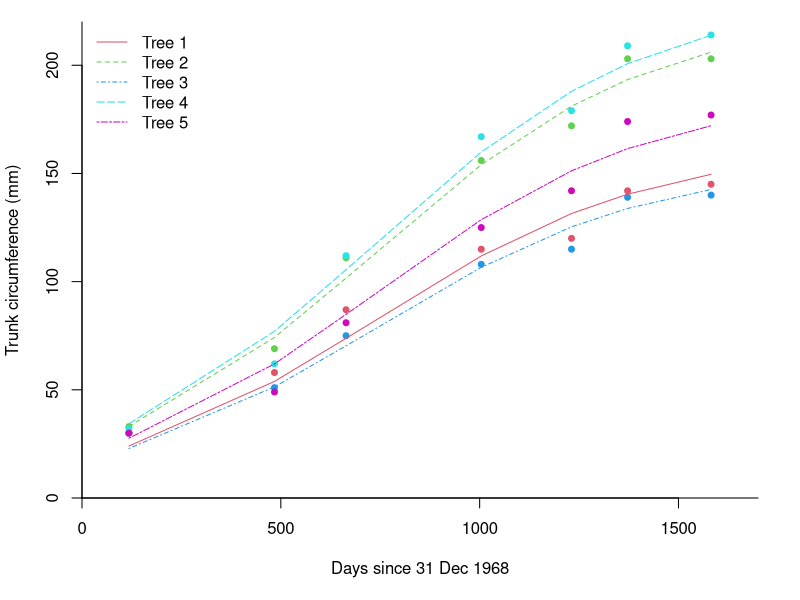
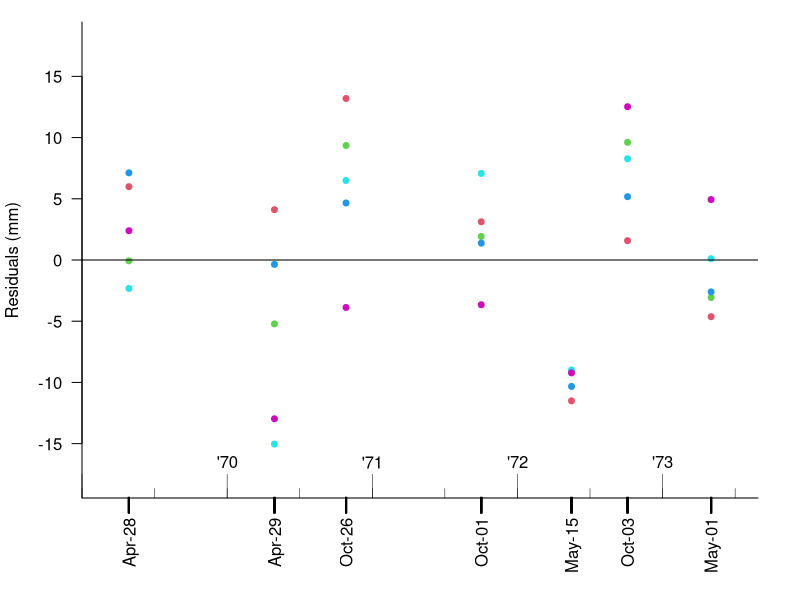
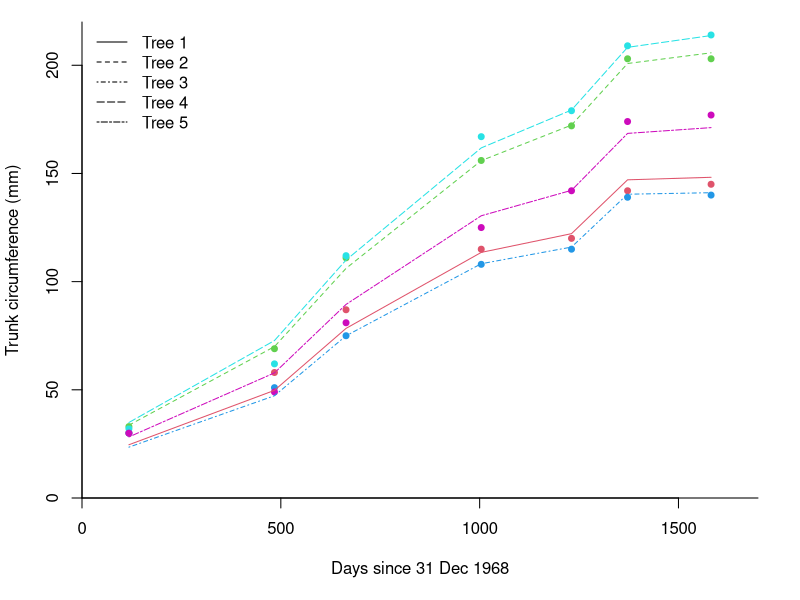
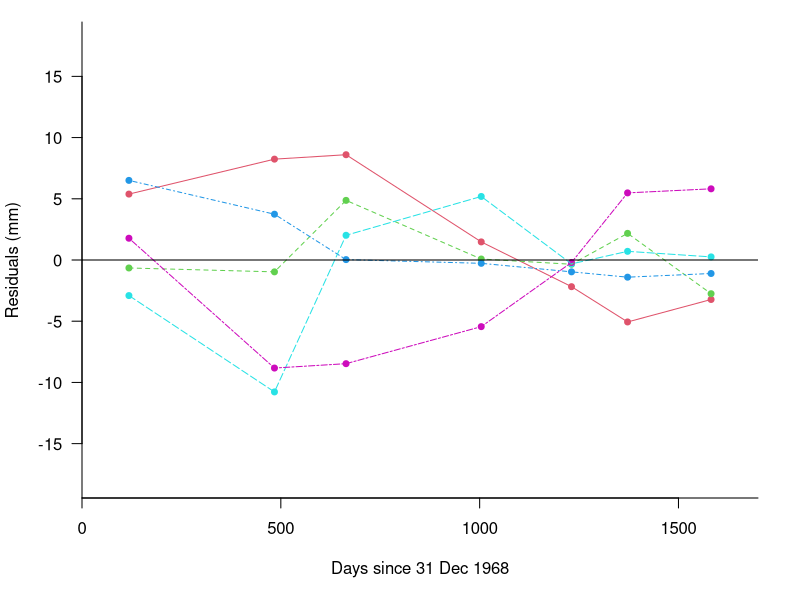
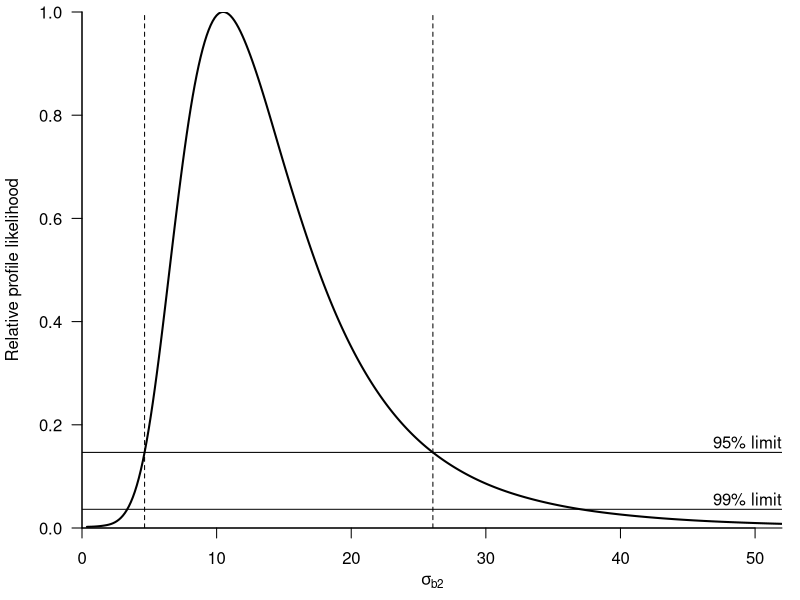
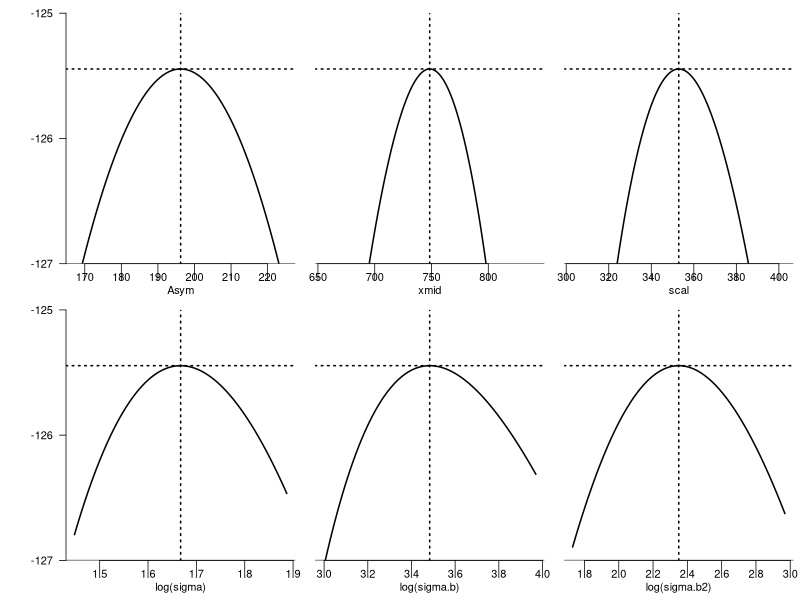

The R source for these figures, in order: (Note: a time limit stopped this script after it produced the figures.)
###################################################
### chunk number 1: Initialize
###################################################
library(numDeriv)
library(nlme)
Orange$dates <- as.Date(Orange$age,origin="1968-12-31")
Orange$season <- rep(c(-1,-1,1,1,-1,1,-1),5)/2
attach(Orange)
options(continue=" ")


###################################################
### chunk number 2: Orange-tree-data
###################################################
Orange


###################################################
### chunk number 3: Model-3
###################################################
f <- function(beta, b) {
     (beta["Asym"] + rep(b[1:5], each = 7))/
     (1 + exp((beta["xmid"] - age)/beta["scal"])) }
h <- function(b, beta, sigma, sigma.b) { 
     -sum(dnorm(x = circumference, mean = f(beta, b), 
                sd = sigma, log = TRUE)) - 
     sum(dnorm(x = b[1:5], sd = sigma.b, log = TRUE)) }
l.LA <- function(theta) {
     beta <- theta[1:3]
     sigma <- exp(theta[4])
     sigma.b <- exp(theta[5])
     est <- nlminb(start = rep(0,5), objective = h, beta = beta, 
                   sigma = sigma, sigma.b = sigma.b)
     b <- est$par
     h.b <- est$objective
     Jac.f <- jacobian(func = f, x = b, beta = beta)
     D <- crossprod(Jac.f)/sigma^2 + diag(1/sigma.b^2, 5)
     h.b + 1/2 * log(det(D/(2 * pi))) }


###################################################
### chunk number 4: Model-3-estimation
###################################################
theta0 <- c(Asym=170,xmid=700,scal=400,sigma=log(10),sigma.b=log(30))
nfit <- nlminb(theta0,l.LA)
hess1 <- hessian(l.LA,nfit$par)


###################################################
### chunk number 5: Model-3-mle
###################################################
nfit$objective
rbind(nfit$par,round(sqrt(diag(solve(hess1))),2))
rownames(hess1) <- colnames(hess1) <- names(theta0)
round(cov2cor(solve(hess1)),2)


###################################################
### chunk number 6: Model-3-fit
###################################################
ltyt=c(1,2,4,5,6,7)
bhat <- nlminb(rep(0,5),h,beta=nfit$par[1:3],
               sigma=exp(nfit$par[4]), sigma.b = exp(nfit$par[5]))$par
fit.values <- f(nfit$par[1:3],bhat)
par(mar=c(5,4,1,2)+.1)
plot.new()
plot.window(xlim=c(0,1700),ylim=c(0,220),yaxs="i",xaxs="i")
for(i in 1:5)
  points(age[1:7+(i-1)*7],Orange$circumference[1:7+(i-1)*7],pch=19,cex=.8,col=1+i)
for(i in 1:5)
  lines(age[1:7+(i-1)*7],fit.values[1:7+(i-1)*7],lty=ltyt[i],col=1+i)
box(bty="l"); axis(1); axis(2)
title(xlab='Days since 31 Dec 1968',ylab='Trunk circumference (mm)')
legend('topleft',legend=paste('Tree',1:5),lty=ltyt,bty="n",,col=1+1:5)


###################################################
### chunk number 7: Model-3-residuals
###################################################
fit.res <- circumference-fit.values
par(mar=c(5,4,1,2)+.1)
plot.new()
plot.window(xlim=c(0,1700),ylim=c(-18,18),xaxs="i")
points(age,fit.res,pch=19,cex=.8,col=rep(1+1:5,each=7))
title(xlab='',ylab='Residuals (mm)')
box(bty="l"); axis(2,las=2)
axis(1,age,paste(months(dates,abbreviate=TRUE),format(dates, '%d'),sep="-"),las=3,lwd=0)
rug(age,lwd=2,tck=-.03,lend=2)
abline(h=0)
rug(seq(from=0,by=365,to=2000),tck=0.05)
rug(seq(from=0,by=365/2,to=2000),tck=0.02)
text(x=seq(from=365,by=365,to=1500),y=-16.5,labels=c("'70","'71","'72","'73"))


###################################################
### chunk number 8: Model-4
###################################################
f2 <- function(beta,b)
  (  beta['Asym']+rep(b[1:5],each=7) + rep(b[6:12],5)) /
  (1+exp((beta['xmid']-age)/beta['scal'])) 
h2 <- function(b,beta,sigma,sigma.b,sigma.b2)
  -sum(dnorm(x=circumference,mean=f2(beta,b),sd=sigma,log=TRUE))-
  sum(dnorm(x=b[1:5],sd=sigma.b,log=TRUE))-sum(dnorm(x=b[6:12],sd=sigma.b2,log=TRUE))
l2.LA <- function(theta) {
  beta <- theta[1:3]
  sigma <- exp(theta[4])
  sigma.b <- exp(theta[5])
  sigma.b2 <- exp(theta[6])
  est <- nlminb(rep(0,12),h2,beta=beta,sigma=sigma,sigma.b=sigma.b,sigma.b2=sigma.b2)
  b <- est$par
  h.b <- est$objective
  Jac.f <- jacobian(f2,x=est$par,beta=beta)#,method.arg=list(eps=1e-4,r=2,d=1))
  D <- crossprod(Jac.f)/sigma^2 + diag(c(rep(1/sigma.b^2,5),rep(1/sigma.b2^2,7)))
  h.b+1/2*log(det(D/(2*pi)))
}


###################################################
### chunk number 9: Model-4-estimation
###################################################
theta02 <- c(Asym=170,xmid=700,scal=400,sigma=log(10),sigma.b=log(30),sigma.b2=log(10))
nfit2 <- nlminb(theta02,l2.LA)
hess2 <- hessian(l2.LA,nfit2$par)


###################################################
### chunk number 10: Model-4-mle
###################################################
nfit2$objective
rbind(nfit2$par,sqrt(diag(solve(hess2))))
rownames(hess2) <- colnames(hess2) <- names(theta02)
round(cov2cor(solve(hess2)),2)


###################################################
### chunk number 11: Model-4-millar
###################################################
par.M <- c(Asym = 195.87, xmid = 747.61, scal = 352.68,
            sigma = log(sqrt(28.08)), sigma.b = log(sqrt(1059.79)), sigma.b2 = log(sqrt(109.10)))
(logLik.M <- -l2.LA(par.M))
(logLik.reported <- -125.447)
-nfit2$objective
-nfit2$objective-logLik.M
-nfit2$objective-logLik.reported
logLik.M-logLik.reported


###################################################
### chunk number 12: Model-4-fit
###################################################
bhat2 <- nlminb(rep(0,12),h2,beta=nfit2$par[1:3], sigma=exp(nfit2$par[4]),
               sigma.b = exp(nfit2$par[5]), sigma.b2 = exp(nfit2$par[6]))$par
fit2.values <- f2(nfit2$par[1:3],bhat2)
par(mar=c(5,4,1,2)+.1)
plot.new()
plot.window(xlim=c(0,1700),ylim=c(0,220),yaxs="i",xaxs="i")
for(i in 1:5)
  points(age[1:7+(i-1)*7],circumference[1:7+(i-1)*7],pch=19,cex=.8,col=1+i)
for(i in 1:5)
  lines(age[1:7+(i-1)*7],fit2.values[1:7+(i-1)*7],lty=ltyt[i],col=1+i)
box(bty="l"); axis(1); axis(2)
title(xlab='Days since 31 Dec 1968',ylab='Trunk circumference (mm)')
legend('topleft',legend=paste('Tree',1:5),lty=ltyt,bty="n")


###################################################
### chunk number 13: Model-4-res
###################################################
fit2.res <- circumference-fit2.values
par(mar=c(5,4,1,2)+.1)
plot.new()
plot.window(xlim=c(0,1700),ylim=c(-18,18),xaxs="i")
points(age,fit2.res,pch=19,cex=.8,col=rep(1+1:5,each=7))
for(i in 1:5)
  lines(age[1:7+(i-1)*7],fit2.res[1:7+(i-1)*7],lty=ltyt[i],col=i+1)
title(xlab='Days since 31 Dec 1968',ylab='Residuals (mm)')
box(bty="l"); axis(1); axis(2,las=2)
abline(h=0)


###################################################
### chunk number 14: Model-4-profile
###################################################
l2.LA.profile <- function(theta,sigma.b2) l2.LA(c(theta,sigma.b2))
sig.b2.vec <- rev(c(seq(from=-1,to=1.5,by=.5),seq(from=1.7,to=4,by=.2),
                    seq(from=4,to=5,by=.5)))
est <- vector(length=length(sig.b2.vec),'list')
start <- nfit2$par[-6]
for(i in 1:length(sig.b2.vec)) {
  try(
      est[[i]] <- nlminb(start,l2.LA.profile,sigma.b2=sig.b2.vec[i])
      )
  if(!is.null(est[[i]]))
    start <- est[[i]]$par
}
vals <- numeric(length=length(sig.b2.vec))
for(i in 1:length(sig.b2.vec))
  vals[i] <- est[[i]]$objective


###################################################
### chunk number 15: Model-4-profile-ci
###################################################
sig.b2.sf <- splinefun(sig.b2.vec,-vals-(-nfit2$objective-1.920729))
(sig.b2.ci <- exp(c(uniroot(sig.b2.sf,c(0,2))$root,uniroot(sig.b2.sf,c(2,5))$root)))


###################################################
### chunk number 16: Model-4-profile-plot
###################################################
par(mar=c(3.5,4,.5,.8)+.1)
xvec <- exp(sig.b2.vec)
plot(spline(xvec,exp(-vals+nfit2$objective),n=1000),type="l",
     lwd=2,ylim=c(0,1),xlab='',ylab='Relative profile likelihood',
     yaxs="i",bty="l",xaxs="i",
     xlim=c(0,52),las=1)
abline(h=0.1465)
abline(h=0.03625)
text(52,0.1465,'95% limit',adj=c(1,-.3))
text(52,0.03625,'99% limit',adj=c(1,-.3))
mtext(expression(sigma[b2]),1,line=2.2)
abline(v=sig.b2.ci,lty=2)


###################################################
### chunk number 17: Model-4-est-lik
###################################################
scale=1.5
n=15
theta = nfit2$par
obs.I = hess2
len=length(theta)
pd = diag(solve(obs.I))
sd = sqrt(pd)
hd = diag(obs.I)
val <- x <- taylor <- profil <- matrix(0,nrow=len,ncol=n)
for(i in 1:len) {
  x[i,] = seq(from=theta[i]-sd[i]*scale,
     to=theta[i]+sd[i]*scale,length.out=n)
  x0 = x[i,(n+1)/2]
  for(j in 1:n) {
    tmp.th = theta
    tmp.th[i] = x[i,j]
    val[i,j] = -l2.LA(tmp.th)
  }
}


###################################################
### chunk number 18: Model-4-est-lik-plot
###################################################
  par(mfrow=c(2,3),mar=c(3.,1,.5,.5),oma=c(0,4,.5,0))
for(i in 1:len) {
  x0 = x[i,(n+1)/2]
  plot.new()
  plot.window(ylim=c(-127,-125),
              xlim=range(x[i,]),yaxs="i")
  lwdf=.75
  axis(1,padj=-.8,tck=-.07,lwd=1*lwdf)
  if(i %in% c(1,4))
    axis(2,-127:-125,las=2,lwd=1*lwdf)
  title(xlab=c(names(theta)[1:3],'log(sigma)','log(sigma.b)','log(sigma.b2)')[i],line=1.5)
  lines(spline(x[i,], val[i,], n = 201), lwd = 2*lwdf)
  abline(v=x0,lty=3,lwd=2*lwdf)
  abline(h=-nfit2$objective,lty=3,lwd=2*lwdf)
  abline(h=-127)
}


###################################################
### chunk number 19: Model-5
###################################################
f1b <- function(beta, b) {
     (beta["Asym"] + rep(b[1:5], each = 7))/
     (1 + exp((beta["xmid"] - age)/beta["scal"] - beta['season']*season)) }
h1b <- function(b, beta, sigma, sigma.b) { 
     -sum(dnorm(x = circumference, mean = f1b(beta, b), 
                sd = sigma, log = TRUE)) - 
     sum(dnorm(x = b[1:5], sd = sigma.b, log = TRUE)) }
l1b.LA <- function(theta) {
     beta <- theta[1:4]
     sigma <- exp(theta['sigma'])
     sigma.b <- exp(theta['sigma.b'])
     est <- nlminb(start = rep(0,5), objective = h1b, beta = beta, 
                   sigma = sigma, sigma.b = sigma.b)
     b <- est$par
     h.b <- est$objective
     Jac.f <- jacobian(func = f1b, x = b, beta = beta)
     D <- crossprod(Jac.f)/sigma^2 + diag(1/sigma.b^2, 5)
     h.b + 1/2 * log(det(D/(2 * pi))) }


###################################################
### chunk number 20: Model-5-estimation
###################################################
theta01b <- c(Asym=170,xmid=700,scal=400,season=.1,sigma=log(10),sigma.b=log(30))
nfit1b <- nlminb(theta01b,l1b.LA, control = list(trace=0))
hess1b <- hessian(l1b.LA,nfit1b$par)


###################################################
### chunk number 21: Model-5-mle
###################################################
nfit1b$objective
rbind(nfit1b$par,sqrt(diag(solve(hess1b))))
rownames(hess1b) <- colnames(hess1b) <- names(theta01b)
round(cov2cor(solve(hess1b)),2)


###################################################
### chunk number 22: Model-5-fit
###################################################
bhat1b <- nlminb(rep(0,5),h1b,beta=nfit1b$par[1:4],
               sigma=exp(nfit1b$par['sigma']), sigma.b = exp(nfit1b$par['sigma.b']))$par
fit1b.values <- f1b(nfit1b$par[1:4],bhat1b)
par(mar=c(5,4,1,2)+.1)
plot.new()
plot.window(xlim=c(0,1700),ylim=c(0,220),yaxs="i",xaxs="i")
for(i in 1:5)
  points(age[1:7+(i-1)*7],circumference[1:7+(i-1)*7],pch=19,cex=.8,col=1+i)
for(i in 1:5)
  lines(age[1:7+(i-1)*7],fit1b.values[1:7+(i-1)*7],lty=ltyt[i],col=1+i)
box(bty="l"); axis(1); axis(2)
title(xlab='Days since 31 Dec 1968',ylab='Trunk circumference (mm)')
legend('topleft',legend=paste('Tree',1:5),lty=ltyt,bty="n",col=1+1:5)


###################################################
### chunk number 23: Model-5-res
###################################################
fit1b.res <- circumference-fit1b.values
par(mar=c(5,4,1,2)+.1)
plot.new()
plot.window(xlim=c(0,1700),ylim=c(-18,18),xaxs="i")
points(age,fit1b.res,pch=19,cex=.8,col=rep(1+1:5,each=7))
title(xlab='Days since 31 Dec 1968',ylab='Residuals (mm)')
box(bty="l"); axis(2,las=2)
axis(1)
abline(h=0)
rug(seq(from=0,by=365,to=2000),tck=0.05)
rug(seq(from=0,by=365/2,to=2000),tck=0.02)
text(x=seq(from=365,by=365,to=1500),y=-16.5,labels=c("'70","'71","'72","'73"))
for(i in 1:5)
  lines(age[1:7+(i-1)*7],fit1b.res[1:7+(i-1)*7],lty=ltyt[i],col=1+i)


###################################################
### chunk number 24: Model-4+6
###################################################
Sigma.CAR <- function(phi, sigma) {
     diff <- (age[1:7] - rep(age[1:7], each=7))
     delta.t <- matrix(diff / (365 / 2), 7, 7)
     P <- sigma^2 * exp( - phi * abs(delta.t))
     kronecker( diag(5), P) }

h4 <- function(b,beta,sigma,sigma.b,sigma.b2,phi) {
  Sigma <- Sigma.CAR(phi,sigma)
  resid <- circumference-f2(beta,b)
  .5*(log(det(2*pi*Sigma))+crossprod(resid,solve(Sigma,resid))) -
    sum(dnorm(x=b[1:5],sd=sigma.b,log=TRUE))-sum(dnorm(x=b[6:12],sd=sigma.b2,log=TRUE))
}

l4.LA <- function(theta) {
  beta <- theta[1:3]
  sigma <- exp(theta[4])
  sigma.b <- exp(theta[5])
  sigma.b2 <- exp(theta[6])
  phi <- exp(theta[7])
  est <- nlminb(rep(0,12), h4, beta=beta, sigma=sigma,
                sigma.b=sigma.b, sigma.b2=sigma.b2, phi=phi)
  b <- est$par
  h.b <- est$objective
  Jac.f <- jacobian(f2,x=est$par,beta=beta
                    ,method.arg=list(eps=1e-4,r=2,d=1))
  Sigma <- Sigma.CAR(phi,sigma)
  D <- crossprod(Jac.f,solve(Sigma,Jac.f)) + diag(c(rep(1/sigma.b^2,5),rep(1/sigma.b2^2,7)))
  h.b+1/2*log(det(D/(2*pi)))
}


###################################################
### chunk number 25: Model-4+6-estimation
###################################################
theta04 <- c(nfit2$par,phi=log(5))
nfit4 <- nlminb(theta04,l4.LA)
hess4 <- hessian(l4.LA,nfit4$par)


###################################################
### chunk number 26: Model-4+6-mle
###################################################
nfit4$objective
rbind(nfit4$par,sqrt(diag(solve(hess4))))
rownames(hess4) <- colnames(hess4) <- names(theta04)
round(cov2cor(solve(hess4)),2)


###################################################
### chunk number 27: Model-5+6
###################################################
h4b <- function(b,beta,sigma,sigma.b,phi) {
  Sigma <- Sigma.CAR(phi,sigma)
  resid <- circumference-f1b(beta,b)
  .5*(log(det(2*pi*Sigma))+crossprod(resid,solve(Sigma,resid))) -
    sum(dnorm(x=b[1:5],sd=sigma.b,log=TRUE))
}
l4b.LA <- function(theta) {
  beta <- theta[1:4]
  sigma <- exp(theta['sigma'])
  sigma.b <- exp(theta['sigma.b'])
  phi <- exp(theta['phi'])
  est <- nlminb(rep(0,5), h4b, beta=beta, sigma=sigma,
                sigma.b=sigma.b, phi=phi)
  b <- est$par
  h.b <- est$objective
  Jac.f <- jacobian(f1b,x=b,beta=beta,
                    method.arg=list(eps=1e-4,r=2,d=1))
  Sigma <- Sigma.CAR(phi,sigma)
  D <- crossprod(Jac.f,solve(Sigma,Jac.f)) + diag(1/sigma.b^2, 5)
  h.b+1/2*log(det(D/(2*pi)))
}


###################################################
### chunk number 28: Model-5+6-estimation
###################################################
theta04b <- c(nfit1b$par,phi=log(5))
nfit4b <- nlminb(theta04b,l4b.LA, control = list(trace=0))
hess4b <- hessian(l4b.LA,nfit4b$par)


###################################################
### chunk number 29: Model-5+6-mle
###################################################
nfit4b$objective
rbind(nfit4b$par,sqrt(diag(solve(hess4b))))
rownames(hess4b) <- colnames(hess4b) <- names(theta04b)
round(cov2cor(solve(hess4b)),2)


###################################################
### chunk number 30: Model-5+6-AR1
###################################################
exp(-exp(nfit4b$par['phi']))


###################################################
### chunk number 31: Model-5+6-profile
###################################################
l4b.LA.profile <- function(theta,phi) l4b.LA(c(theta,phi=phi))
phi.vec4b <- rev(c(-7,-5,seq(from=-4,to=3,by=.25)))
est4b <- vector(length=length(phi.vec4b),'list')
start <- nfit4b$par[-7]
for(i in 1:length(phi.vec4b)) {
  try(
      est4b[[i]] <- nlminb(start,l4b.LA.profile,phi=phi.vec4b[i])
      )
  if(!is.null(est4b[[i]]))
    start <- est4b[[i]]$par
}
vals4b <- rep(NA,length(phi.vec4b))
for(i in 1:length(phi.vec4b)) {
  if(!is.null(est4b[[i]]))
    vals4b[i] <- est4b[[i]]$objective
}


###################################################
### chunk number 32: Model-5+6-profile-ci
###################################################
phi.season.sf <- splinefun(phi.vec4b,-vals4b-(-nfit4b$objective-1.920729))
log.phi.season.ci <- c(uniroot(phi.season.sf,c(-2,3))$root,uniroot(phi.season.sf,c(-4,-2))$root)
(rho.ci <- exp(-exp(log.phi.season.ci)))


###################################################
### chunk number 33: Model-5+6-prof-plot
###################################################
par(mar=c(3.5,4,.5,.8)+.1)
xvec <- exp(phi.vec4b)
plot(spline(exp(-xvec),exp(-vals4b+nfit4b$objective),n=1500),type="l",bty="l",
     lwd=2,ylim=c(0,1),xlim=c(0.2,1),xlab="",ylab='Relative profile likelihood',
     las=1,yaxs="i",xaxs="i")
segments(0,-nfit1b$objective,20,-nfit1b$objective)
segments(0,-nfit1b$objective,-1,-nfit1b$objective,lty="2121")
abline(h=-nfit4b$objective+qnorm(.025)^2/-2,lty=3,lwd=2)
title(xlab=expression(rho),line=2.2)
abline(h=0.1465)
abline(h=0.03625)
text(.22,0.1465,'95% limit',adj=c(0,-.3))
text(.22,0.03625,'99% limit',adj=c(0,-.3))
abline(v=rho.ci,lty=2)


###################################################
### chunk number 34: Model-10
###################################################
f5 <- function(beta,b)
  (  beta['Asym']+rep(b[1:5],each=7) ) /
  (1+exp((beta['xmid']-age)/beta['scal'] - rep(b[6:12],5))) 
h5 <- function(b,beta,sigma,sigma.b,sigma.b2)
  -sum(dnorm(x=circumference,mean=f5(beta,b),sd=sigma,log=TRUE))-
  sum(dnorm(x=b[1:5],sd=sigma.b,log=TRUE))-sum(dnorm(x=b[6:12],sd=sigma.b2,log=TRUE))
l5.LA <- function(theta) {
  beta <- theta[1:3]
  sigma <- exp(theta[4])
  sigma.b <- exp(theta[5])
  sigma.b2 <- exp(theta[6])
  est <- nlminb(rep(0,12),h5,beta=beta,sigma=sigma,sigma.b=sigma.b,sigma.b2=sigma.b2)
  b <- est$par
  h.b <- est$objective
  Jac.f <- jacobian(f5,x=est$par,beta=beta,method.arg=list(eps=1e-4,r=2,d=1))
  D <- crossprod(Jac.f)/sigma^2 + diag(c(rep(1/sigma.b^2,5),rep(1/sigma.b2^2,7)))
  h.b+1/2*log(det(D/(2*pi)))
}


###################################################
### chunk number 35: Model-10-estimation
###################################################
theta05 <- c(Asym=170,xmid=700,scal=400,sigma=log(10),sigma.b=log(30),sigma.b2=log(.1))
nfit5 <- nlminb(theta05,l5.LA) 


###################################################
### chunk number 36: Model-10-estimation2
###################################################
nfit5$objective
nfit5$message


###################################################
### chunk number 37: Model-10-estimation3
###################################################
ofit5 <- optim(theta05,l5.LA, method="BFGS",control = list(parscale=theta05))
hess5 <- hessian(l5.LA,nfit5$par)


###################################################
### chunk number 38: Model-10-mle
###################################################
ofit5$value
rbind(ofit5$par,sqrt(diag(solve(hess5))))
rownames(hess5) <- colnames(hess5) <- names(theta05)
round(cov2cor(solve(hess5)),2)


###################################################
### chunk number 39: Model-10-jle
###################################################
bfit5 <- nlminb(rep(0,12),h5,beta=ofit5$par[1:3],sigma=exp(ofit5$par[4]),
                sigma.b=exp(ofit5$par[5]),sigma.b2=exp(ofit5$par[6]))
bhat5 <- bfit5$par
hess.b5 <- hessian(h5,bhat5,beta=ofit5$par[1:3],sigma=exp(ofit5$par[4]),
                sigma.b=exp(ofit5$par[5]),sigma.b2=exp(ofit5$par[6]))


###################################################
### chunk number 40: Model-10-jle-plot
###################################################
par(mfrow=c(1,2))
for(b.nr in c(9,12)) {
  hess.b5.b.nr <- hess.b5[b.nr,b.nr]
  deltab <- sqrt(1/hess.b5.b.nr)*3.5
  bvec <- seq(from=bhat5[b.nr]-deltab,to=bhat5[b.nr]+deltab,length=51)
  h5val <- numeric(length(bvec))
  for(i in 1:length(bvec)) {
    tmp.b <- bhat5
    tmp.b[b.nr] <- bvec[i]
    h5val[i] <- -h5(tmp.b,beta=ofit5$par[1:3],sigma=exp(ofit5$par[4]),
                    sigma.b=exp(ofit5$par[5]),sigma.b2=exp(ofit5$par[6]))
  }
  plot(spline(bvec,exp(h5val)),type="l",las=1,ylab="",
       xlab=paste("Ran. ef.",b.nr),yaxs="i",bty="l",ylim=c(0,max(exp(h5val))))
  quadapp <- exp(-bfit5$objective -(bvec - bhat5[b.nr])^2/2*hess.b5.b.nr)
  lines(spline(bvec, quadapp), lty=2)
  abline(v=bhat5[b.nr],lty=3,lwd=2)
}


###################################################
### chunk number 41: Model-10-jle-b24
###################################################
h5.b24 <- function(b24) -h5(b=c(bhat5[1:8],b24,bhat5[10:12]),
                               beta=ofit5$par[1:3],sigma=exp(ofit5$par[4]),
                               sigma.b=exp(ofit5$par[5]),sigma.b2=exp(ofit5$par[6]))
h5.b24v <- Vectorize(function(b24) exp(h5.b24(b24))*1e54)
(exact.b24 <- integrate(h5.b24v,-100,100,rel.tol = .Machine$double.eps*100))
(val.laplace.b24 <- exp(h5.b24(bhat5[9])-.5*log(-hessian(h5.b24,bhat5[9])/(2*pi))))
(val.exact.b24 <- exact.b24$value/1e54)
(error.b24.pct <- (val.exact.b24-val.laplace.b24)/val.exact.b24*100)


###################################################
### chunk number 42: Model-10-jle-b27
###################################################
h5.b27 <- function(b27) -h5(b=c(bhat5[1:11],b27),
                               beta=ofit5$par[1:3],sigma=exp(ofit5$par[4]),
                               sigma.b=exp(ofit5$par[5]),sigma.b2=exp(ofit5$par[6]))
h5.b27v <- Vectorize(function(b27) exp(h5.b27(b27))*1e54)
(exact.b27 <- integrate(h5.b27v,-100,100,rel.tol = .Machine$double.eps*100))
(val.laplace.b27 <- exp(h5.b27(bhat5[12])-.5*log(-hessian(h5.b27,bhat5[12])/(2*pi))))
(val.exact.b27 <- exact.b27$value/1e54)
(error.b27.pct <- (val.exact.b27-val.laplace.b27)/val.exact.b27*100)


###################################################
### chunk number 43: Model-10-H-D
###################################################
est <- with(ofit5, nlminb(rep(0,12),h5,beta=par[1:3], sigma=exp(par[4]),
                          sigma.b=exp(par[5]), sigma.b2=exp(par[6])))
Jac.f <- jacobian(f5,x=est$par,beta=ofit5$par[1:3],
                   method.arg=list(eps=1e-4,r=6,d=.01))
D <- crossprod(Jac.f)/exp(ofit5$par[4])^2 +
     diag(c(rep(1/exp(ofit5$par[5])^2,5), rep(1/exp(ofit5$par[6])^2,7)))
H <- with(ofit5, hessian(h5,x=est$par, beta=par[1:3], sigma=exp(par[4]),
                          sigma.b=exp(par[5]), sigma.b2=exp(par[6]),
                          method.arg=list(eps=1e-4,r=6,d=.01)))
all.equal(H, D)
all.equal(log(det(H/(2*pi)))/2, log(det(D/(2*pi)))/2) 
log(det(D/(2*pi)))/2 
log(det(H/(2*pi)))/2 
1/2*log(det(H/(2*pi))) - 1/2*log(det(D/(2*pi))) 
rm(est,Jac.f,D,H)


###################################################
### chunk number 44: nlme-model-3
###################################################
nlme(circumference ~ SSlogis(age,Asym,xmid,scal),
     data = Orange,
     fixed = Asym + xmid + scal ~ 1,
     random = Asym ~ 1,
     start = c(Asym = 190, xmid = 700, scal = 350) )


###################################################
### chunk number 45: nlme-model-5
###################################################
logist <- deriv( ~ Asym/(1 + exp(-(    (x-xmid)/scal+seas*y       ))),
                c('Asym','xmid','scal','seas'),
                function(x,y,Asym,xmid,scal,seas){} )
nlme(circumference ~ logist(age,season,Asym,xmid,scal,seas),
     data = Orange,
     fixed = Asym + xmid + scal + seas ~ 1,
     random = Asym ~ 1,
     start = c(Asym = 217, xmid = 857, scal = 436, seas = 0.3))


###################################################
### chunk number 46: nlme-model-5+6
###################################################
nlme(circumference ~ logist(age,season,Asym,xmid,scal,seas),
     data = Orange,
     fixed = Asym + xmid + scal + seas ~ 1,
     random = Asym ~ 1,
     correlation = corCAR1(value=0.5, ~age/365*2|Tree),
     start = c(Asym = 217, xmid = 857, scal = 436, seas = 0.3))
